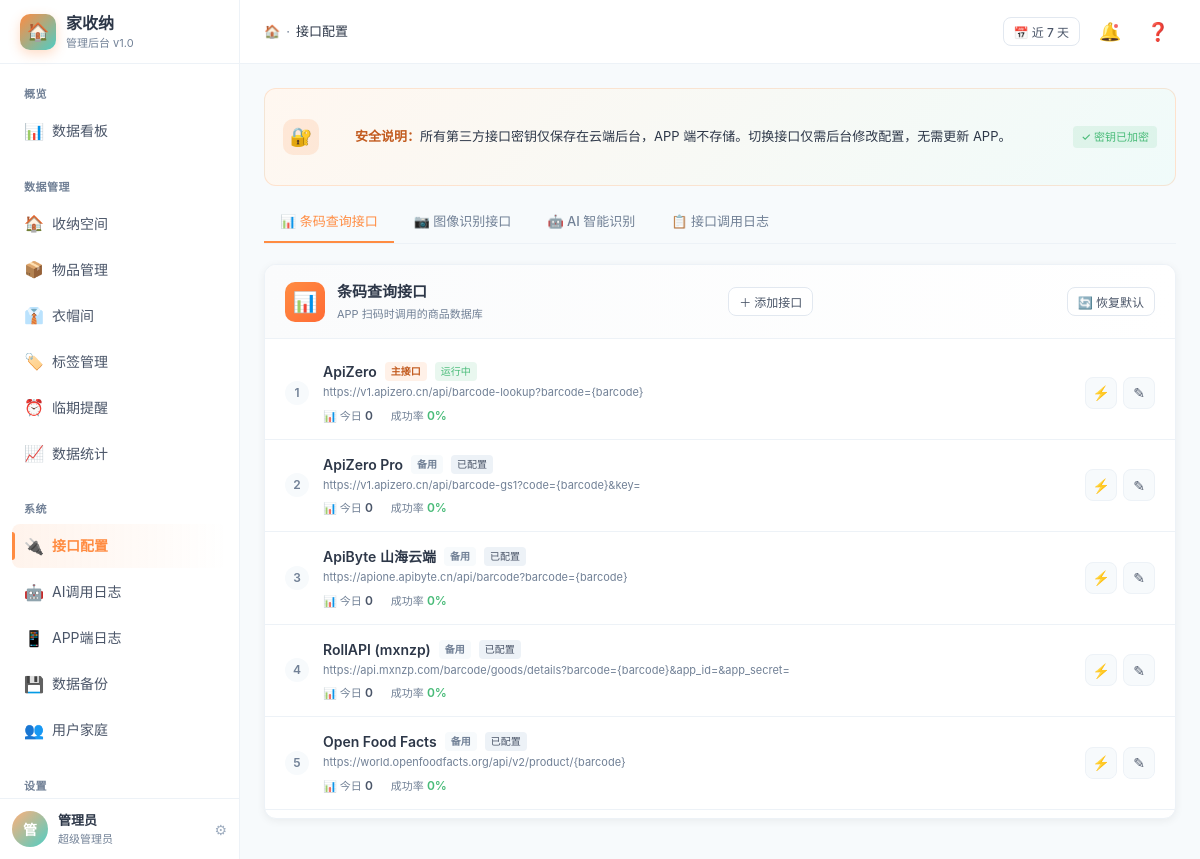
Screenshot of /web-admin/index.php?p=api-config (signed in) with the database file from the repository.
### tables this page shows
CREATE TABLE IF NOT EXISTS `sys_user` (
    `id` INT UNSIGNED NOT NULL AUTO_INCREMENT,
    `username` VARCHAR(50) NOT NULL COMMENT '用户名',
    `password` VARCHAR(255) NOT NULL COMMENT '密码(bcrypt)',
    `nickname` VARCHAR(50) DEFAULT '' COMMENT '昵称',
    `phone` VARCHAR(20) DEFAULT '' COMMENT '手机号',
    `avatar` VARCHAR(255) DEFAULT '' COMMENT '头像路径',
    `role` TINYINT NOT NULL DEFAULT 2 COMMENT '角色: 1=管理员 2=普通用户',
    `status` TINYINT NOT NULL DEFAULT 1 COMMENT '状态: 0=禁用 1=正常',
    `token` VARCHAR(255) DEFAULT '' COMMENT 'JWT Token',
    `token_expire` INT UNSIGNED DEFAULT 0 COMMENT 'Token过期时间戳',
    `last_login_time` INT UNSIGNED DEFAULT 0 COMMENT '最后登录时间',
    `last_login_ip` VARCHAR(45) DEFAULT '' COMMENT '最后登录IP',
    `created_at` INT UNSIGNED NOT NULL COMMENT '创建时间',
    `updated_at` INT UNSIGNED NOT NULL COMMENT '更新时间',
    PRIMARY KEY (`id`),
    UNIQUE KEY `uk_username` (`username`),
    KEY `idx_phone` (`phone`)
);

CREATE TABLE IF NOT EXISTS `api_config` (
    `id` INT UNSIGNED NOT NULL AUTO_INCREMENT,
    `type` VARCHAR(30) NOT NULL COMMENT '接口类型: barcode/image/ai',
    `name` VARCHAR(100) NOT NULL COMMENT '服务商名称',
    `api_url` VARCHAR(500) NOT NULL COMMENT '接口地址',
    `api_key` VARCHAR(255) DEFAULT '' COMMENT 'API Key',
    `api_secret` VARCHAR(255) DEFAULT '' COMMENT 'API Secret',
    `extra_params` TEXT COMMENT '额外参数(JSON)',
    `is_active` TINYINT NOT NULL DEFAULT 0 COMMENT '是否启用',
    `priority` INT NOT NULL DEFAULT 0 COMMENT '优先级(越大越优先)',
    `total_calls` INT UNSIGNED NOT NULL DEFAULT 0 COMMENT '总调用次数',
    `success_calls` INT UNSIGNED NOT NULL DEFAULT 0 COMMENT '成功次数',
    `last_call_time` INT UNSIGNED DEFAULT 0 COMMENT '最后调用时间',
    `created_at` INT UNSIGNED NOT NULL COMMENT '创建时间',
    `updated_at` INT UNSIGNED NOT NULL COMMENT '更新时间',
    PRIMARY KEY (`id`),
    KEY `idx_type_active` (`type`, `is_active`)
);

### web-admin/index.php (called while the page is built, shortened)
<?php
require __DIR__ . '/layout.php';

### web-admin/pages/api-config.php (the view, shortened to what this page needs)
<?php
$db = getDB();
$barcodeApis = $db->query("SELECT * FROM api_config WHERE type = 'barcode' ORDER BY priority DESC")->fetchAll();
?>
<div class="alert-banner">
    <div class="icon">🔐</div>
    <div class="content">
        <strong>安全说明：</strong>所有第三方接口密钥仅保存在云端后台，APP 端不存储。切换接口仅需后台修改配置，无需更新 APP。
    </div>
    <span class="tag tag-green" style="font-size:11px">✓ 密钥已加密</span>
</div>
<div class="tabs">
    <div class="tab active" onclick="switchTab('barcode', this)">📊 条码查询接口</div>
    <div class="tab" onclick="switchTab('image', this)">📷 图像识别接口</div>
    <div class="tab" onclick="switchTab('ai', this)">🤖 AI 智能识别</div>
    <div class="tab" onclick="switchTab('logs', this)">📋 接口调用日志</div>
</div>
<div class="api-card" id="section-barcode">
    <div class="api-card-header">
        <div class="api-card-title">
            <div class="api-icon barcode">📊</div>
            <div>
                <h3>条码查询接口</h3>
                <p>APP 扫码时调用的商品数据库</p>
            </div>
        </div>
        <button class="btn btn-outline btn-sm" onclick="showAddApi('barcode')">＋ 添加接口</button>
        <form method="POST" style="display:inline;margin-left:8px">
            <button type="submit" class="btn btn-outline btn-sm" onclick="return confirm('将删除所有现有接口并恢复默认配置，确定继续？')">🔄 恢复默认</button>
        </form>
    </div>
    <div class="channel-list">
        <?php foreach ($barcodeApis as $idx => $api): ?>
        <div class="channel-item">
            <div class="channel-rank"><?= $idx + 1 ?></div>
            <div class="channel-info">
                <div class="channel-name">
                    <?= htmlspecialchars($api['name']) ?>
                    <?php if ($api['is_active']): ?>
                        <span class="badge-main">主接口</span>
                    <?php else: ?>
                        <span class="badge-backup">备用</span>
                    <?php endif; ?>
                    <?php if ($api['is_active']): ?>
                        <span class="tag tag-green" style="font-size:10px;padding:2px 6px">运行中</span>
                    <?php else: ?>
                        <span class="tag tag-gray" style="font-size:10px;padding:2px 6px">已配置</span>
                    <?php endif; ?>
                </div>
                <div class="channel-desc"><?= htmlspecialchars($api['api_url']) ?></div>
                <div class="channel-stats">
                    <span>📊 今日 <strong><?= $api['total_calls'] ?></strong></span>
                    <span>成功率 <strong class="green"><?= $api['total_calls'] > 0 ? round($api['success_calls']/$api['total_calls']*100) : 0 ?>%</strong></span>
                </div>
            </div>
            <div class="channel-actions">
                <form method="POST" style="display:inline">
                    <button type="submit" class="icon-mini" title="测试连接">⚡</button>
                </form>
                <div class="icon-mini" title="编辑" onclick="toggleEdit(<?= $api['id'] ?>)">✎</div>
            </div>
        </div>
        <?php endforeach; ?>
    </div>
</div>

### web-admin/layout.php (shortened to what this page needs)
<?php
$db = getDB();
$admin = $db->prepare("SELECT * FROM sys_user WHERE id = ?");
$admin->execute([$_SESSION['admin_id']]);
$admin = $admin->fetch();
$currentPage = $_GET['p'] ?? 'dashboard';
$navGroups = [
    '概览' => [
        ['p' => 'dashboard', 'icon' => '📊', 'label' => '数据看板'],
    ],
    '数据管理' => [
        ['p' => 'spaces', 'icon' => '🏠', 'label' => '收纳空间'],
        ['p' => 'items', 'icon' => '📦', 'label' => '物品管理'],
        ['p' => 'outfits', 'icon' => '👔', 'label' => '衣帽间'],
        ['p' => 'tags', 'icon' => '🏷️', 'label' => '标签管理'],
        ['p' => 'reminders', 'icon' => '⏰', 'label' => '临期提醒'],
        ['p' => 'stats', 'icon' => '📈', 'label' => '数据统计'],
    ],
    '系统' => [
        ['p' => 'api-config', 'icon' => '🔌', 'label' => '接口配置'],
        ['p' => 'ai-logs', 'icon' => '🤖', 'label' => 'AI调用日志'],
        ['p' => 'app-logs', 'icon' => '📱', 'label' => 'APP端日志'],
        ['p' => 'backup', 'icon' => '💾', 'label' => '数据备份'],
        ['p' => 'users', 'icon' => '👥', 'label' => '用户家庭'],
    ],
    '设置' => [
        ['p' => 'settings', 'icon' => '⚙', 'label' => '系统设置'],
        ['p' => 'version', 'icon' => '📱', 'label' => '版本管理'],
    ],
];
$pageTitles = [
    'dashboard' => '数据看板',
    'outfits' => '衣帽间',
    'tags' => '标签管理',
    'items' => '物品管理',
    'spaces' => '收纳空间',
    'api-config' => '接口配置',
    'ai-logs' => 'AI调用日志',
    'app-logs' => 'APP端日志',
    'backup' => '数据备份',
    'users' => '用户家庭',
    'settings' => '系统设置',
    'version' => '版本信息',
    'stats' => '数据统计',
    'reminders' => '临期提醒',
];
$pageTitle = $pageTitles[$currentPage] ?? '管理后台';
?>
<!DOCTYPE html>
<html lang="zh-CN">
<head>
    <link rel="stylesheet" href="assets/css/common.css">
</head>
<body>
<div class="app">
    <aside class="sidebar">
        <div class="sidebar-header">
            <div class="sidebar-logo">🏠</div>
            <div>
                <div class="sidebar-title">家收纳</div>
                <div class="sidebar-subtitle">管理后台 v1.0</div>
            </div>
        </div>
        <nav class="sidebar-nav">
            <?php foreach ($navGroups as $groupTitle => $items): ?>
            <div class="nav-group">
                <div class="nav-group-title"><?= $groupTitle ?></div>
                <?php foreach ($items as $item): ?>
                <a class="nav-item <?= $currentPage === $item['p'] ? 'active' : '' ?>" href="?p=<?= $item['p'] ?>">
                    <span class="nav-icon"><?= $item['icon'] ?></span>
                    <span><?= $item['label'] ?></span>
                </a>
                <?php endforeach; ?>
            </div>
            <?php endforeach; ?>
        </nav>
        <div class="sidebar-footer">
            <div class="avatar"><?= mb_substr(htmlspecialchars($admin['nickname'] ?: $admin['username']), 0, 1) ?></div>
            <div class="user-info">
                <div class="user-name"><?= htmlspecialchars($admin['nickname'] ?: $admin['username']) ?></div>
                <div class="user-role"><?= $admin['role'] == 1 ? '超级管理员' : '管理员' ?></div>
            </div>
            <span style="color:#A0AEC0;cursor:pointer">⚙</span>
        </div>
    </aside>
    <main class="main">
        <header class="topbar">
            <div class="breadcrumb">
                <span>🏠</span>
                <span>·</span>
                <span class="current"><?= htmlspecialchars($pageTitle) ?></span>
            </div>
            <div class="topbar-actions">
                <button class="btn btn-outline btn-sm">📅 近 7 天</button>
                <button class="icon-btn">🔔<span class="dot"></span></button>
                <button class="icon-btn">❓</button>
            </div>
        </header>
        <div class="content">
            <?php include "pages/{$currentPage}.php"; ?>
        </div>
    </main>
</div>
</body>
</html>

### web-admin/pages/api-config.php (style rules this page uses)
.alert-banner { background:linear-gradient(135deg,#FFF7F0 0%,#F0FBFA 100%);border:1px solid rgba(255,140,66,.2);border-radius:var(--radius);padding:14px 18px;margin-bottom:16px;display:flex;align-items:center;gap:12px }
.alert-banner .icon { width:36px;height:36px;border-radius:10px;background:rgba(255,140,66,.15);color:#FF8C42;display:flex;align-items:center;justify-content:center;font-size:18px;flex-shrink:0 }
.alert-banner .content { flex:1;font-size:13px;line-height:1.5 }
.alert-banner .content strong { color:#C25A1E }
.api-card { background:#fff;border-radius:var(--radius);border:1px solid var(--border-2);box-shadow:var(--shadow);margin-bottom:16px;overflow:hidden }
.api-card-header { padding:16px 20px;display:flex;align-items:center;justify-content:space-between;border-bottom:1px solid var(--border-2);background:linear-gradient(90deg,#FAFBFC 0%,#fff 100%) }
.api-card-title { display:flex;align-items:center;gap:12px }
.api-icon { width:40px;height:40px;border-radius:10px;display:flex;align-items:center;justify-content:center;font-size:20px;color:#fff }
.api-icon.barcode { background:linear-gradient(135deg,#FF8C42,#FF6B35) }
.api-card-title h3 { font-size:15px;font-weight:600 }
.api-card-title p { font-size:11px;color:#718096;margin-top:2px }
.channel-list { padding:8px 0 }
.channel-item { padding:14px 20px;display:flex;align-items:center;gap:14px;border-bottom:1px solid var(--border-2);transition:all .15s }
.channel-rank { width:24px;height:24px;border-radius:50%;background:#F7FAFC;color:#718096;display:flex;align-items:center;justify-content:center;font-size:12px;font-weight:600;flex-shrink:0 }
.channel-info { flex:1;min-width:0 }
.channel-name { font-size:14px;font-weight:600;display:flex;align-items:center;gap:8px }
.channel-name .badge-main { font-size:10px;padding:2px 6px;border-radius:4px;background:rgba(255,140,66,.12);color:#C25A1E;font-weight:600 }
.channel-name .badge-backup { font-size:10px;padding:2px 6px;border-radius:4px;background:#F7FAFC;color:#718096;font-weight:600 }
.channel-desc { font-size:11px;color:#718096;margin-top:2px }
.channel-stats { display:flex;gap:18px;font-size:11px;color:#718096;margin-top:6px }
.channel-stats strong { color:#4A5568;font-weight:600;font-size:12px }
.channel-stats .green { color:#48BB78 }
.channel-actions { display:flex;gap:6px;flex-shrink:0 }
.channel-actions .icon-mini { width:32px;height:32px;border-radius:8px;background:#F7FAFC;color:#4A5568;display:flex;align-items:center;justify-content:center;font-size:14px;cursor:pointer;transition:all .15s;border:1px solid var(--border-2) }

### rows the page displays
sys_user: nickname "管", nickname "管理员"
api_config: name "ApiZero", is_active "主接口", api_url "https://v1.apizero.cn/api/barcode-lookup?barcode={barcode}", total_calls "0"
api_config: name "ApiZero Pro", is_active "备用", api_url "https://v1.apizero.cn/api/barcode-gs1?code={barcode}&key=", total_calls "0"
api_config: name "ApiByte 山海云端", is_active "备用", api_url "https://apione.apibyte.cn/api/barcode?barcode={barcode}", total_calls "0"
api_config: name "RollAPI (mxnzp)", is_active "备用", api_url "https://api.mxnzp.com/barcode/goods/details?barcode={barcode}&app_id=&app_secret=", total_calls "0"
api_config: name "Open Food Facts", is_active "备用", api_url "https://world.openfoodfacts.org/api/v2/product/{barcode}", total_calls "0"

### other values shown
$groupTitle "概览"
$item['icon'] "📊"
$item['label'] "数据看板"
$groupTitle "数据管理"
$item['icon'] "🏠"
$item['label'] "收纳空间"
$item['icon'] "📦"
$item['label'] "物品管理"
$item['icon'] "👔"
$item['label'] "衣帽间"
$item['icon'] "🏷️"
$item['label'] "标签管理"
$item['icon'] "⏰"
$item['label'] "临期提醒"
$item['icon'] "📈"
